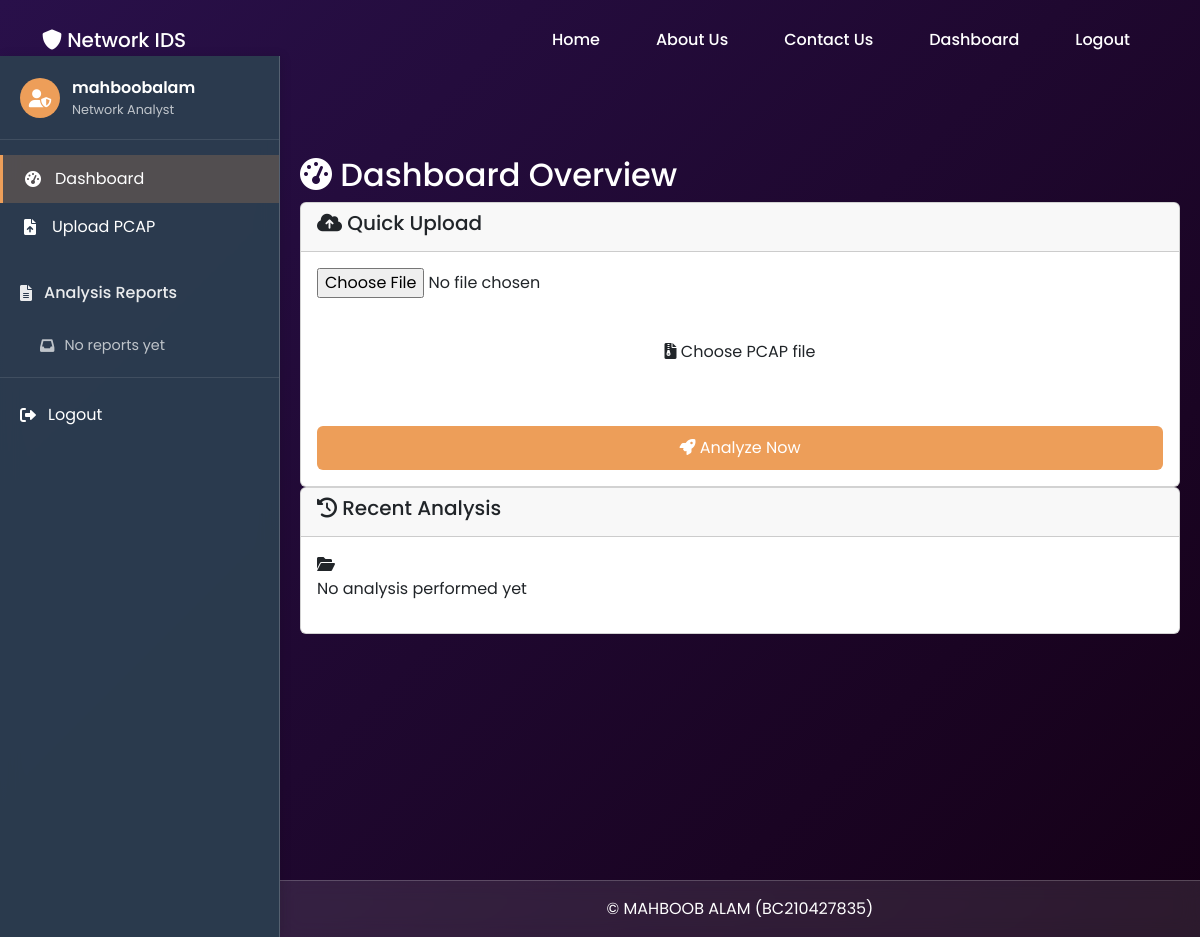
Page /dashboard/ (signed in) on the earlier database version.
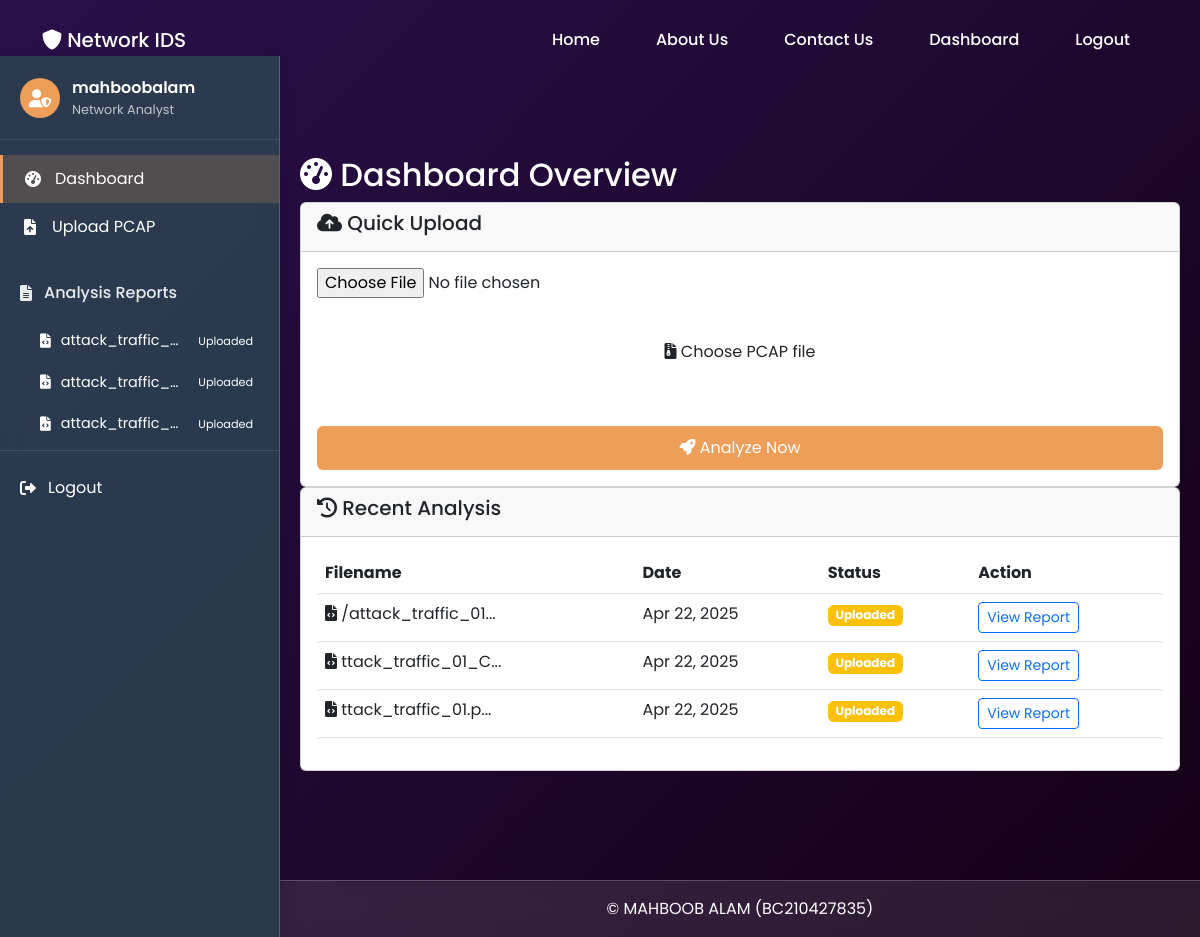
Same page on the later database version.
### IDS/models.py (models this page shows, shortened)
class PcapFile(models.Model):
    STATUS_CHOICES = [
        ('uploaded', 'Uploaded'),
        ('processing', 'Processing'),
        ('completed', 'Completed'),
        ('failed', 'Failed'),
    ]
    user = models.ForeignKey(User, on_delete=models.CASCADE)
    file = models.FileField(upload_to='uploads/')  # ✅ Changed from 'pcaps/' to 'uploads/'
    uploaded_at = models.DateTimeField(auto_now_add=True)
    status = models.CharField(
        max_length=20,
        choices=STATUS_CHOICES,
        default='uploaded'
    )
    analysis_result = models.JSONField(null=True, blank=True)
    def filename(self):
        return self.file.name.split('/')[-1]

### IDS/views.py (the view)
# urls.py: path('dashboard/', views.dashboard, name='dashboard'),
@login_required
def dashboard(request):
    user_files = PcapFile.objects.filter(user=request.user).order_by('-uploaded_at')
    return render(request, 'IDS/dashboard.html', {'user_files': user_files})

### IDS/context_processors.py (called while the page is built)
def user_files(request):
    if request.user.is_authenticated:
        return {
            'user_files': PcapFile.objects.filter(
                user=request.user
            ).order_by('-uploaded_at')[:10]  # Only show 10 most recent files
        }
    return {}  # Return empty dict for non-authenticated users

### IDS/templates/IDS/dashboard.html (shortened to what this page needs)
{% extends 'IDS/base.html' %}
{% block content %}
<div class="dashboard-container">
    <div class="content-header">
        <h2><i class="fas fa-tachometer-alt"></i> Dashboard Overview</h2>
    </div>
    <div class="content-body">
        <div class="card upload-card">
            <div class="card-header">
                <h5><i class="fas fa-cloud-upload-alt"></i> Quick Upload</h5>
            </div>
            <div class="card-body">
                <form method="POST" enctype="multipart/form-data" class="upload-form">
                    <div class="file-upload-wrapper">
                        <input type="file" id="file" name="file" class="file-upload" accept=".pcap,.pcapng" required>
                        <label for="file" class="file-upload-label">
                            <i class="fas fa-file-archive"></i>
                            <span>Choose PCAP file</span>
                        </label>
                    </div>
                    <button type="submit" class="btn btn-primary upload-btn">
                        <i class="fas fa-rocket"></i> Analyze Now
                    </button>
                </form>
            </div>
        </div>
        <div class="card activity-card">
            <div class="card-header">
                <h5><i class="fas fa-history"></i> Recent Analysis</h5>
            </div>
            <div class="card-body">
                {% if user_files %}
                <div class="analysis-table">
                    <div class="table-responsive">
                        <table class="table">
                            <thead>
                                <tr>
                                    <th>Filename</th>
                                    <th>Date</th>
                                    <th>Status</th>
                                    <th>Action</th>
                                </tr>
                            </thead>
                            <tbody>
                                {% for file in user_files|slice:":5" %}
                                <tr>
                                    <td>
                                        <i class="fas fa-file-code"></i>
                                        {{ file.file.name|slice:"7:25" }}...
                                    </td>
                                    <td>{{ file.uploaded_at|date:"M d, Y" }}</td>
                                    <td>
                                        <span class="badge {% if file.status == 'completed' %}bg-success{% else %}bg-warning{% endif %}">
                                            {{ file.get_status_display }}
                                        </span>
                                    </td>
                                    <td>
                                        <a href="{% url 'analysis_report' file.id %}" class="btn btn-sm btn-outline-primary">
                                            View Report
                                        </a>
                                    </td>
                                </tr>
                                {% endfor %}
                            </tbody>
                        </table>
                    </div>
                </div>
                {% else %}
                <div class="no-activity">
                    <i class="fas fa-folder-open"></i>
                    <p>No analysis performed yet</p>
                </div>
                {% endif %}
            </div>
        </div>
    </div>
</div>
{% endblock %}

### IDS/templates/IDS/base.html (shortened to what this page needs)
{% load static %}
<!DOCTYPE html>
<html lang="en">
<head>
    <link href="https://cdn.jsdelivr.net/npm/bootstrap@5.3.0/dist/css/bootstrap.min.css" rel="stylesheet">
    <link rel="stylesheet" href="https://cdnjs.cloudflare.com/ajax/libs/font-awesome/6.0.0/css/all.min.css">
    <link rel="stylesheet" href="{% static 'css/custom.css' %}">
</head>
<body class="{% if user.is_authenticated %}has-sidebar{% endif %}">
    <nav class="navbar navbar-expand-lg navbar-dark">
        <div class="container">
            <a class="navbar-brand" href="{% url 'home' %}">
                <i class="fas fa-shield-alt"></i> Network IDS
            </a>
            <div class="collapse navbar-collapse" id="navbarNav">
                <ul class="navbar-nav ms-auto">
                    <li class="nav-item"><a class="nav-link" href="{% url 'home' %}">Home</a></li>
                    <li class="nav-item"><a class="nav-link" href="{% url 'about_us' %}">About Us</a></li>
                    <li class="nav-item"><a class="nav-link" href="{% url 'contact_us' %}">Contact Us</a></li>
                    {% if user.is_authenticated %}
                        <li class="nav-item"><a class="nav-link" href="{% url 'dashboard' %}">Dashboard</a></li>
                        <li class="nav-item"><a class="nav-link" href="{% url 'logout' %}">Logout</a></li>
                    {% else %}
                        <li class="nav-item"><a class="nav-link" href="{% url 'login' %}">Login</a></li>
                        <li class="nav-item"><a class="nav-link" href="{% url 'register' %}">Register</a></li>
                    {% endif %}
                </ul>
            </div>
        </div>
    </nav>
    {% if user.is_authenticated %}
    <div class="app-sidebar">
        <div class="sidebar-header">
            <div class="user-profile">
                <div class="avatar">
                    <i class="fas fa-user-shield"></i>
                </div>
                <div class="user-info">
                    <span class="username">{{ user.username }}</span>
                    <small class="role">Network Analyst</small>
                </div>
            </div>
        </div>
        <nav class="sidebar-nav">
            <a href="{% url 'dashboard' %}" class="nav-item {% if request.resolver_match.url_name == 'dashboard' %}active{% endif %}">
                <i class="fas fa-tachometer-alt"></i>
                <span>Dashboard</span>
            </a>
            <a href="{% url 'file_upload' %}" class="nav-item {% if request.resolver_match.url_name == 'file_upload' %}active{% endif %}">
                <i class="fas fa-file-upload"></i>
                <span>Upload PCAP</span>
            </a>
            <div class="nav-section">
                <div class="section-header">
                    <i class="fas fa-file-alt"></i>
                    <span>Analysis Reports</span>
                </div>
                <div class="section-content">
                    {% if user_files %}
                        {% for file in user_files %}
                        <a href="{% url 'analysis_report' file.id %}" class="report-item {% if file.id == current_file.id %}active{% endif %}">
                            <i class="fas fa-file-code"></i>
                            <span class="filename">{{ file.filename|truncatechars:20 }}</span>
                            <span class="status-badge {{ file.status }}">{{ file.get_status_display }}</span>
                        </a>
                        {% endfor %}
                    {% else %}
                        <div class="empty-reports">
                            <i class="fas fa-inbox"></i>
                            <span>No reports yet</span>
                        </div>
                    {% endif %}
                </div>
            </div>
            <div class="sidebar-footer">
                <a href="{% url 'logout' %}" class="logout-btn">
                    <i class="fas fa-sign-out-alt"></i>
                    <span>Logout</span>
                </a>
            </div>
        </nav>
    </div>
    {% endif %}
    <main class="app-content {% if user.is_authenticated %}with-sidebar{% endif %}">
        {% block content %}{% endblock %}
    </main>
    <footer class="{% if user.is_authenticated %}with-sidebar{% endif %}">
        <div class="container">
            <p class="mb-0">&copy; MAHBOOB ALAM (BC210427835)</p>
        </div>
    </footer>
</body>
</html>

### IDS/static/css/custom.css (style rules this page uses)
:root { --primary-color: #ED9E59; --secondary-color: #522C5D; --glass-background: rgba(255, 255, 255, 0.1); --glass-border: rgba(255, 255, 255, 0.2); --glass-shadow: 0 8px 32px 0 rgba(31, 38, 135, 0.37); --blur-effect: blur(10px); --text-color: #0B1B32; --light-text-color: #fff; --font-family: 'Poppins', sans-serif; --sidebar-width: 280px; }
body { font-family: var(--font-family); background: linear-gradient(135deg, #29104A 0%, #150016 100%); color: var(--light-text-color); margin: 0; padding: 0; min-height: 100vh; }
.navbar-brand, .nav-link { color: var(--light-text-color) !important; font-weight: 500; }
body.has-sidebar { display: flex; flex-direction: column; }
.app-sidebar { width: var(--sidebar-width); background: rgba(44, 62, 80, 0.9); backdrop-filter: var(--blur-effect); color: white; position: fixed; top: 0; bottom: 0; left: 0; z-index: 1000; overflow-y: auto; border-right: 1px solid var(--glass-border); }
.sidebar-header { padding: 20px; border-bottom: 1px solid rgba(255,255,255,0.1); }
.user-profile { display: flex; align-items: center; gap: 12px; }
.avatar { width: 40px; height: 40px; border-radius: 50%; background: var(--primary-color); display: flex; align-items: center; justify-content: center; font-size: 18px; }
.user-info { display: flex; flex-direction: column; }
.username { font-weight: 600; }
.role { opacity: 0.7; font-size: 0.8rem; }
.sidebar-nav { padding: 15px 0; }
.nav-item { display: flex; align-items: center; padding: 12px 20px; color: white; text-decoration: none; transition: all 0.2s; gap: 12px; }
.nav-item.active { background: rgba(237, 158, 89, 0.2); border-left: 3px solid var(--primary-color); }
.nav-item i { width: 20px; text-align: center; }
.nav-section { margin-top: 20px; }
.section-header { padding: 10px 20px; display: flex; align-items: center; gap: 12px; font-weight: 500; opacity: 0.9; }
.section-content { padding: 5px 0; }
.report-item { display: flex; align-items: center; padding: 10px 20px 10px 40px; color: white; text-decoration: none; gap: 10px; font-size: 0.9rem; position: relative; }
.filename { flex: 1; white-space: nowrap; overflow: hidden; text-overflow: ellipsis; }
.status-badge { font-size: 0.7rem; padding: 2px 6px; border-radius: 4px; }
.sidebar-footer { margin-top: auto; padding: 15px 0; border-top: 1px solid rgba(255,255,255,0.1); }
.logout-btn { display: flex; align-items: center; padding: 10px 20px; color: white; text-decoration: none; gap: 12px; transition: all 0.2s; }
.app-content { margin-left: 0; transition: all 0.3s; min-height: 100vh; display: flex; flex-direction: column; }
.app-content.with-sidebar { margin-left: var(--sidebar-width); width: calc(100% - var(--sidebar-width)); }
.dashboard-container { flex: 1; padding: 20px; }
footer { background: var(--glass-background); backdrop-filter: var(--blur-effect); border-top: 1px solid var(--glass-border); color: var(--light-text-color); text-align: center; padding: 1rem 0; }
footer.with-sidebar { margin-left: var(--sidebar-width); width: calc(100% - var(--sidebar-width)); }
.file-upload-wrapper { margin-bottom: 20px; }
.file-upload-label { display: block; padding: 40px; border: 2px dashed var(--glass-border); border-radius: 5px; text-align: center; cursor: pointer; transition: all 0.3s; background: var(--glass-background); }
.upload-btn { width: 100%; padding: 10px; background: var(--primary-color); border: none; }
.app-sidebar { width: 280px; background: rgba(44, 62, 80, 0.95); backdrop-filter: blur(10px); position: fixed; top: 56px; bottom: 0; left: 0; z-index: 1000; overflow-y: auto; color: white; box-shadow: 2px 0 10px rgba(0,0,0,0.1); transform: translateX(0); transition: transform 0.3s ease; }
.app-content.with-sidebar { margin-left: 280px; padding-top: 56px; }
footer.with-sidebar { margin-left: 280px; }

Differences in the rows shown:
added PcapFile: filename "attack_traffic_…", status "Uploaded", file.name "/attack_traffic_01", uploaded_at "Apr 22, 2025"
added PcapFile: filename "attack_traffic_…", status "Uploaded", file.name "ttack_traffic_01_C", uploaded_at "Apr 22, 2025"
added PcapFile: filename "attack_traffic_…", status "Uploaded", file.name "ttack_traffic_01.p", uploaded_at "Apr 22, 2025"
Other differences:
text no longer shown: "No reports yet No analysis performed yet"
text now shown: "Filename Date Status Action"
